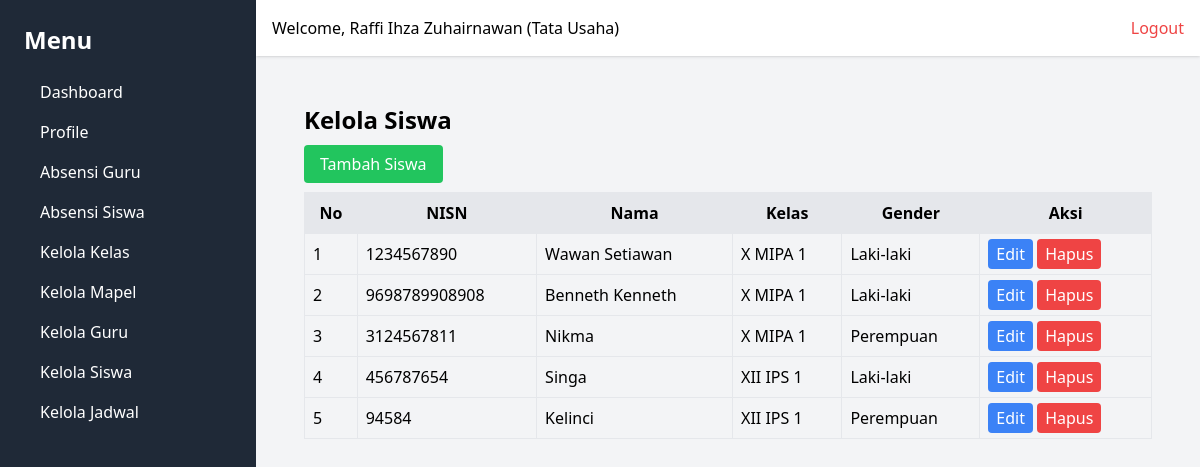
/siswa/ (signed in), run on the app's committed database.
### webabsensi/models.py (models this page shows, shortened)
class User(models.Model):
    ROLE_CHOICES = [
        ('Tata Usaha', 'Tata Usaha'),
        ('Guru', 'Guru'),
        ('Kepala Sekolah', 'Kepala Sekolah'),
    ]
    GENDER_CHOICES = [
        ('L', 'Laki-laki'),
        ('P', 'Perempuan'),
    ]
    nip = models.CharField(max_length=20, unique=True)
    email = models.EmailField(unique=True)
    password = models.CharField(max_length=255)
    nama = models.CharField(max_length=50)
    gender = models.CharField(max_length=1, choices=GENDER_CHOICES)
    role = models.CharField(max_length=20, choices=ROLE_CHOICES)
    no_telepon = models.CharField(max_length=15)
    created_at = models.DateTimeField(auto_now_add=True)
    updated_at = models.DateTimeField(auto_now=True)

class Student(models.Model):
    GENDER_CHOICES = [
        ('L', 'Laki-laki'),
        ('P', 'Perempuan'),
    ]
    nisn = models.CharField(max_length=20, unique=True)
    id_kelas = models.ForeignKey(Class, on_delete=models.CASCADE)
    nama = models.CharField(max_length=50)
    gender = models.CharField(max_length=1, choices=GENDER_CHOICES)
    created_at = models.DateTimeField(auto_now_add=True)
    updated_at = models.DateTimeField(auto_now=True)

class Class(models.Model):
    nama_kelas = models.CharField(max_length=50, unique=True)
    created_at = models.DateTimeField(auto_now_add=True)
    updated_at = models.DateTimeField(auto_now=True)

### webabsensi/views.py (the view)
        def wrapper(request, *args, **kwargs):
            user_id = request.session.get('user_id')
            if not user_id:
                messages.error(request, 'Anda harus login terlebih dahulu.')
                return redirect('login')
            user = User.objects.get(id=request.session['user_id'])
            if user.role not in allowed_roles:
                return render(request, '403.html', {'message': 'Anda tidak memiliki izin untuk mengakses halaman ini.'})
            request.user = user  # Tambahkan user ke request agar dapat digunakan di template
            return view_func(request, *args, **kwargs)

### webabsensi/views.py (called while the page is built)
def role_required(allowed_roles):
    def decorator(view_func):
        def wrapper(request, *args, **kwargs):
            user_id = request.session.get('user_id')
            if not user_id:
                messages.error(request, 'Anda harus login terlebih dahulu.')
                return redirect('login')
            user = User.objects.get(id=request.session['user_id'])
            if user.role not in allowed_roles:
                return render(request, '403.html', {'message': 'Anda tidak memiliki izin untuk mengakses halaman ini.'})
            request.user = user  # Tambahkan user ke request agar dapat digunakan di template
            return view_func(request, *args, **kwargs)
        return wrapper
    return decorator

@role_required(['Tata Usaha', 'Kepala Sekolah'])
def manage_students(request):
    students = Student.objects.select_related('id_kelas').all()
    context = {'students': students}
    return render(request, 'students/manage_students.html', context)

### webabsensi/templates/students/manage_students.html
{% extends 'base.html' %}
{% block content %}
<div class="p-6">
    <h1 class="text-2xl font-bold mb-4">Kelola Siswa</h1>
    <a href="{% url 'add_student' %}" class="bg-green-500 text-white px-4 py-2 rounded">Tambah Siswa</a>
    <table class="w-full mt-4 border">
        <thead class="bg-gray-200">
            <tr>
                <th class="p-2 border">No</th>
                <th class="p-2 border">NISN</th>
                <th class="p-2 border">Nama</th>
                <th class="p-2 border">Kelas</th>
                <th class="p-2 border">Gender</th>
                <th class="p-2 border">Aksi</th>
            </tr>
        </thead>
        <tbody>
            {% for student in students %}
            <tr>
                <td class="p-2 border">{{ forloop.counter }}</td>
                <td class="p-2 border">{{ student.nisn }}</td>
                <td class="p-2 border">{{ student.nama }}</td>
                <td class="p-2 border">{{ student.id_kelas.nama_kelas }}</td>
                <td class="p-2 border">{{ student.get_gender_display }}</td>
                <td class="p-2 border">
                    <a href="{% url 'edit_student' student.id %}" class="bg-blue-500 text-white px-2 py-1 rounded">Edit</a>
                    <a href="{% url 'delete_student' student.id %}" class="bg-red-500 text-white px-2 py-1 rounded" onclick="return confirm('Yakin ingin menghapus siswa ini? Semua data yang terkait siswa ini akan dihapus, seperti absensi dll')">Hapus</a>
                </td>
            </tr>
            {% endfor %}
        </tbody>
    </table>
</div>
{% endblock %}

### webabsensi/templates/navbar.html
<div class="bg-white p-4 shadow flex justify-between">
    <h1>Welcome, {{ user.nama }} ({{ user.role }})</h1>
    <a href="{% url 'logout' %}" class="text-red-500">Logout</a>
</div>

### data on the page
User: nama "Raffi Ihza Zuhairnawan", role "Tata Usaha"
Student: nisn "1234567890", nama "Wawan Setiawan", id_kelas.nama_kelas "X MIPA 1", gender "Laki-laki"
Student: nisn "9698789908908", nama "Benneth Kenneth", id_kelas.nama_kelas "X MIPA 1", gender "Laki-laki"
Student: nisn "3124567811", nama "Nikma", id_kelas.nama_kelas "X MIPA 1", gender "Perempuan"
Student: nisn "456787654", nama "Singa", id_kelas.nama_kelas "XII IPS 1", gender "Laki-laki"
Student: nisn "94584", nama "Kelinci", id_kelas.nama_kelas "XII IPS 1", gender "Perempuan"
